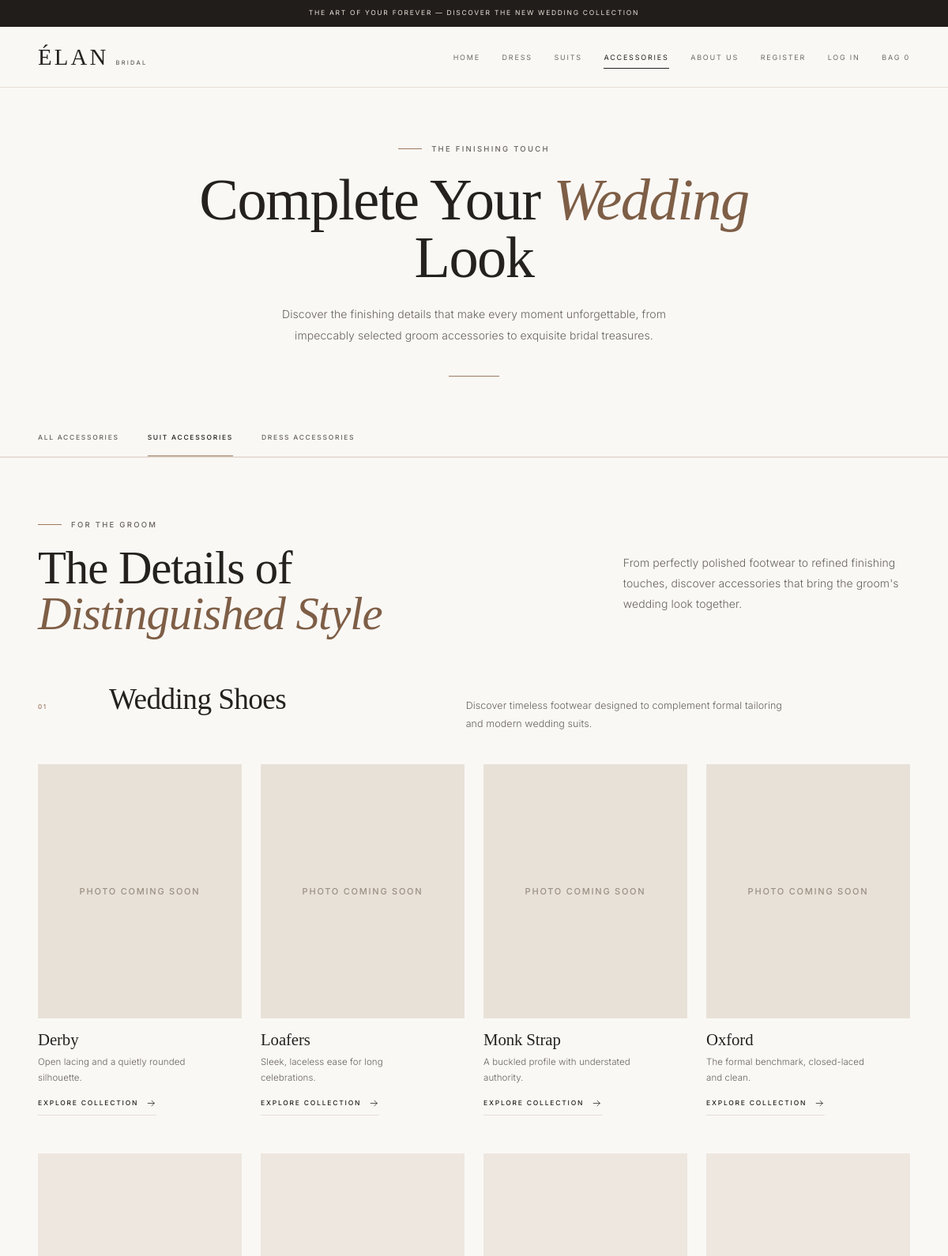
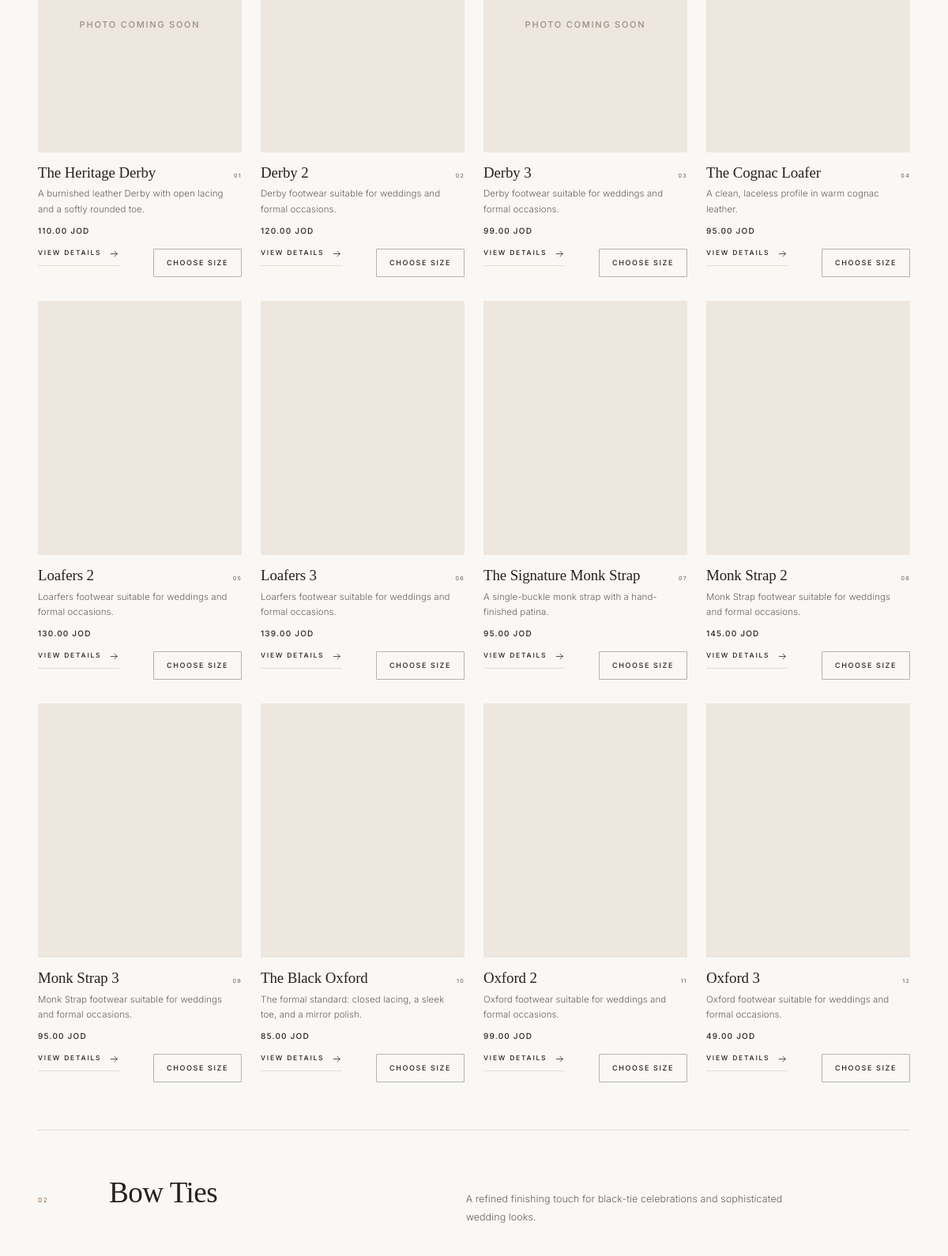
The app's page /public/accessories.php (upper part) with its own data (2 pictures, top to bottom).
### tables this page shows
CREATE TABLE `subcategories` (
  `id` int(11) NOT NULL,
  `name` varchar(100) NOT NULL,
  `category_id` int(11) NOT NULL,
  `description` varchar(255) DEFAULT NULL,
  `image_url` varchar(500) DEFAULT NULL
);

CREATE TABLE `products` (
  `id` int(11) NOT NULL,
  `subcategory_id` int(11) NOT NULL,
  `product_name` varchar(150) NOT NULL,
  `description` text DEFAULT NULL,
  `cost_price` decimal(10,2) NOT NULL DEFAULT 0.00,
  `price` decimal(10,2) NOT NULL,
  `image_url` varchar(500) DEFAULT NULL,
  `stock_quantity` int(11) NOT NULL DEFAULT 0,
  `created_at` timestamp NOT NULL DEFAULT current_timestamp()
);

### app/models/accessories.php (called while the page is built, shortened)
<?php
class Accessories{
    private PDO $db;
     public function __construct(PDO $db){
        $this->db = $db;
     }
     public function getBySubcategories(array $subcategoryIds):array{
     $placeholders=implode(",",array_fill(0,count($subcategoryIds),"?"));
        $sql = "SELECT p.id, p.product_name, p.description, p.price,
                       p.image_url, p.stock_quantity,
                       p.subcategory_id, s.name AS subcategory_name
                FROM products p
                JOIN subcategories s ON s.id = p.subcategory_id
                WHERE p.subcategory_id IN ($placeholders)
                ORDER BY p.subcategory_id, p.id";
        $stmt = $this->db->prepare($sql);
        $stmt->execute($subcategoryIds);
        return $stmt->fetchAll();
     }
    public function getSubcategories(array $subcategoryIds): array
    {
        $subcategoryIds = array_map("intval", $subcategoryIds);
        $placeholders = implode(", ", array_fill(0, count($subcategoryIds), "?"));
        $sql = "SELECT id, name, description, image_url
                FROM subcategories
                WHERE id IN ($placeholders)
                ORDER BY id";
        $stmt = $this->db->prepare($sql);
        $stmt->execute($subcategoryIds);
        return $stmt->fetchAll();
    }
}
?>

### public/accessories.php (the view, shortened to what this page needs)
<?php
require_once __DIR__ . '/../app/models/accessories.php';
$database = new Database();
$db = $database->connect();
$accessoriesModel = new Accessories($db);
$sections = [
    "groom-shoes"    => [15, 16, 17, 18],
    "bow-ties"       => [21],
    "neck-ties"      => [22],
    "cuff-links"     => [26],
    "pocket-squares" => [23],
    "bridal-shoes"   => [19, 20, 24, 25],
    "bridal-jewelry" => [7],
    "bridal-gloves"  => [6],
    "tiaras-crowns"  => [8],
    "bridal-veils"   => [9],
];
$products = [];
foreach ($sections as $sectionId => $subcategoryIds) {
    $products[$sectionId] = $accessoriesModel->getBySubcategories($subcategoryIds);
}
$groomShoeTypes = $accessoriesModel->getSubcategories([15, 16, 17, 18]);
function safe($text)
{
    return htmlspecialchars($text, ENT_QUOTES, "UTF-8");
}
function productImage($imageUrl)
{
    if (file_exists(__DIR__ . "/" . $imageUrl)) {
        return $imageUrl;
    }
    return "";
}
function arrowIcon()
{
    return '<svg class="icon" aria-hidden="true"><use href="#icon-arrow"></use></svg>';
}
function printCategoryCards($shoeTypes, $sectionId)
{
    foreach ($shoeTypes as $type) {
        $image = productImage($type["image_url"]);
        ?>
        <a class="acc-cat-card" href="#<?php echo $sectionId; ?>-products" data-reveal
           aria-label="Explore <?php echo safe($type["name"]); ?>">
            <span class="acc-cat-card__visual">
                <?php if ($image !== "") { ?>
                    <img class="acc-cat-card__image" src="<?php echo safe($image); ?>"
                         alt="<?php echo safe($type["name"]); ?>" loading="lazy" decoding="async">
                <?php } else { ?>
                    <span class="acc-no-photo">Photo coming soon</span>
                <?php } ?>
            </span>
            <span class="acc-cat-card__body">
                <span class="acc-cat-card__name"><?php echo safe($type["name"]); ?></span>
                <span class="acc-cat-card__desc"><?php echo safe($type["description"]); ?></span>
                <span class="text-link text-link--sm acc-cat-card__link">
                    Explore Collection <?php echo arrowIcon(); ?>
                </span>
            </span>
        </a>
        <?php
    }
}
function printProductCards($productList, $sectionId)
{
    $number = 1;
    foreach ($productList as $product) {
        $image = productImage($product["image_url"]);
        $price = number_format($product["price"], 2) . " JOD";
        $productLink = "accessory.php?id=" . $product["id"];
        ?>
        <article class="acc-product" data-reveal data-product>
            <a class="acc-product__visual" href="<?php echo $productLink; ?>" tabindex="-1" aria-hidden="true">
                <?php if ($image !== "") { ?>
                    <img class="acc-product__image" src="<?php echo safe($image); ?>"
                         alt="" loading="lazy" decoding="async">
                <?php } else { ?>
                    <span class="acc-no-photo">Photo coming soon</span>
                <?php } ?>
            </a>
            <div class="acc-product__body">
                <div class="acc-product__heading">
                    <h4 class="acc-product__name">
                        <a class="acc-product__name-link" href="<?php echo $productLink; ?>"><?php echo safe($product["product_name"]); ?></a>
                    </h4>
                    <span class="acc-product__index" aria-hidden="true"><?php echo str_pad($number, 2, "0", STR_PAD_LEFT); ?></span>
                </div>
                <p class="acc-product__desc"><?php echo safe($product["description"]); ?></p>
                <p class="acc-product__price"><?php echo $price; ?></p>
                <div class="acc-product__actions">
                    <a class="text-link text-link--sm acc-product__link" href="<?php echo $productLink; ?>">
                        View details <?php echo arrowIcon(); ?>
                    </a>
                    <?php if ($product["stock_quantity"] <= 0) { ?>
                        <button type="button" class="acc-add-btn" disabled>Sold Out</button>
                    <?php } elseif (count($product["sizes"]) > 0) { ?>
                        <a class="acc-add-btn" href="<?php echo $productLink; ?>">Choose Size</a>
                    <?php } ?>
                </div>
            </div>
        </article>
        <?php
        $number++;
    }
}
?>
<!DOCTYPE html>
<html lang="en">
<head>
  <link rel="stylesheet" href="assets/css/style.css">
  <link rel="stylesheet" href="assets/css/accessories.css?v=<?php echo filemtime(__DIR__ . '/assets/css/accessories.css'); ?>">
</head>
<body>
  <header class="site-header site-header--solid" id="site-header">
    <section class="announcement" aria-label="Announcement">
      <p class="announcement__text">
        <span class="announcement__long">The Art of Your Forever &mdash; Discover the New Wedding Collection</span>
      </p>
    </section>
    <div class="navbar">
      <div class="navbar__inner container">
        <a class="brand" href="index.php" aria-label="Élan Bridal — home">
          <span class="brand__primary">Élan</span>
          <span class="brand__secondary">Bridal</span>
        </a>
        <nav class="primary-nav" aria-label="Primary">
          <ul class="primary-nav__list">
            <li><a class="primary-nav__link" href="index.php">Home</a></li>
            <li><a class="primary-nav__link" href="dresses.php">Dress</a></li>
            <li><a class="primary-nav__link" href="suits.php">Suits</a></li>
            <li><a class="primary-nav__link is-active" href="accessories.php" aria-current="page">Accessories</a></li>
            <li><a class="primary-nav__link" href="index.php#about">About Us</a></li>
            <li><a class="primary-nav__link" href="register.php">Register</a></li>
            <li><a class="primary-nav__link" href="login.php">Log In</a></li>
            <li><a class="primary-nav__link" href="cart.php">Bag <span data-cart-count>0</span></a></li>
          </ul>
        </nav>
      </div>
    </div>
  </header>
  <main id="main" class="collection-main acc-main" tabindex="-1">
    <section class="acc-intro" id="accessories" aria-labelledby="accessories-title">
      <div class="container acc-intro__inner">
        <p class="eyebrow">
          <span class="eyebrow__line" aria-hidden="true"></span>
          The Finishing Touch
        </p>
        <h1 class="acc-intro__title" id="accessories-title">Complete Your <em>Wedding</em> Look</h1>
        <p class="acc-intro__text">Discover the finishing details that make every moment unforgettable, from impeccably selected groom accessories to exquisite bridal treasures.</p>
        <span class="acc-intro__rule" aria-hidden="true"></span>
      </div>
    </section>
    <nav class="collection-nav acc-nav" aria-label="Accessory categories">
      <div class="container collection-nav__inner">
        <ul class="collection-nav__list">
          <li><a class="collection-nav__link is-active" href="#accessories" aria-current="location">All Accessories</a></li>
          <li><a class="collection-nav__link" href="#suit-accessories">Suit Accessories</a></li>
          <li><a class="collection-nav__link" href="#dress-accessories">Dress Accessories</a></li>
        </ul>
      </div>
    </nav>
    <div class="acc-collection">
      <section class="acc-section acc-section--suit" id="suit-accessories" aria-labelledby="suit-accessories-title">
        <div class="container">
          <div class="section-head acc-section-head" data-reveal>
            <div class="section-head__intro">
              <p class="eyebrow"><span class="eyebrow__line" aria-hidden="true"></span>For the Groom</p>
              <h2 class="section-title" id="suit-accessories-title">The Details of <em>Distinguished Style</em></h2>
            </div>
            <div class="section-head__aside">
              <p class="section-head__text">From perfectly polished footwear to refined finishing touches, discover accessories that bring the groom's wedding look together.</p>
            </div>
          </div>
          <article class="acc-block" id="groom-shoes" aria-labelledby="groom-shoes-title">
            <header class="acc-block__head" data-reveal>
              <p class="acc-block__index" aria-hidden="true">01</p>
              <h3 class="acc-block__title" id="groom-shoes-title">Wedding Shoes</h3>
              <p class="acc-block__text">Discover timeless footwear designed to complement formal tailoring and modern wedding suits.</p>
            </header>
            <div class="acc-cat-grid">
              <?php printCategoryCards($groomShoeTypes, "groom-shoes"); ?>
            </div>
            <div class="acc-products" id="groom-shoes-products">
              <?php printProductCards($products["groom-shoes"], "groom-shoes"); ?>
            </div>
          </article>
          <article class="acc-block" id="bow-ties" aria-labelledby="bow-ties-title">
            <header class="acc-block__head" data-reveal>
              <p class="acc-block__index" aria-hidden="true">02</p>
              <h3 class="acc-block__title" id="bow-ties-title">Bow Ties</h3>
              <p class="acc-block__text">A refined finishing touch for black-tie celebrations and sophisticated wedding looks.</p>
            </header>
          </article>
        </div>
      </section>
    </div>
  </main>
</body>
</html>

### public/assets/css/accessories.css (style rules this page uses)
.acc-no-photo { position: absolute; inset: 0; display: flex; align-items: center; justify-content: center; color: #9a8f82; font-size: 11px; font-weight: 500; letter-spacing: 0.16em; text-transform: uppercase; }
.acc-product__actions { display: flex; flex-wrap: wrap; align-items: center; justify-content: space-between; gap: 10px 16px; width: 100%; margin-top: auto; padding-top: 14px; }
.acc-product__actions .acc-product__link { margin-top: 0; padding-top: 0; }
.acc-add-btn { min-height: 36px; padding: 0 16px; border: 1px solid rgba(36, 33, 31, 0.32); border-radius: 1px; background: transparent; color: var(--ink); font-family: var(--font-body); font-size: 9px; font-weight: 500; letter-spacing: 0.18em; text-transform: uppercase; cursor: pointer; transition: background-color var(--transition), border-color var(--transition), color var(--transition); }
a.acc-add-btn { display: inline-flex; align-items: center; text-decoration: none; }
a.acc-product__visual { display: block; }
.acc-product__name-link { color: inherit; text-decoration: none; }

### records on screen
subcategories: shows "PHOTO COMING SOON", name "Derby", description "Open lacing and a quietly rounded silhouette."
subcategories: shows "PHOTO COMING SOON", name "Loafers", description "Sleek, laceless ease for long celebrations."
subcategories: shows "PHOTO COMING SOON", name "Monk Strap", description "A buckled profile with understated authority."
subcategories: shows "PHOTO COMING SOON", name "Oxford", description "The formal benchmark, closed-laced and clean."
products: shows "PHOTO COMING SOON", product_name "The Heritage Derby", number "01", description "A burnished leather Derby with open lacing and a softly rounded toe.", price "110.00 JOD"
products: image_url (picture), product_name "Derby 2", number "02", description "Derby footwear suitable for weddings and formal occasions.", price "120.00 JOD"
products: shows "PHOTO COMING SOON", product_name "Derby 3", number "03", description "Derby footwear suitable for weddings and formal occasions.", price "99.00 JOD"
products: image_url (picture), product_name "The Cognac Loafer", number "04", description "A clean, laceless profile in warm cognac leather.", price "95.00 JOD"
products: image_url (picture), product_name "Loafers 2", number "05", description "Loarfers footwear suitable for weddings and formal occasions.", price "130.00 JOD"
products: image_url (picture), product_name "Loafers 3", number "06", description "Loarfers footwear suitable for weddings and formal occasions.", price "139.00 JOD"
products: image_url (picture), product_name "The Signature Monk Strap", number "07", description "A single-buckle monk strap with a hand-finished patina.", price "95.00 JOD"
products: image_url (picture), product_name "Monk Strap 2", number "08", description "Monk Strap footwear suitable for weddings and formal occasions.", price "145.00 JOD"
products: image_url (picture), product_name "Monk Strap 3", number "09", description "Monk Strap footwear suitable for weddings and formal occasions.", price "95.00 JOD"
products: image_url (picture), product_name "The Black Oxford", number "10", description "The formal standard: closed lacing, a sleek toe, and a mirror polish.", price "85.00 JOD"
products: image_url (picture), product_name "Oxford 2", number "11", description "Oxford footwear suitable for weddings and formal occasions.", price "99.00 JOD"
products: image_url (picture), product_name "Oxford 3", number "12", description "Oxford footwear suitable for weddings and formal occasions.", price "49.00 JOD"
